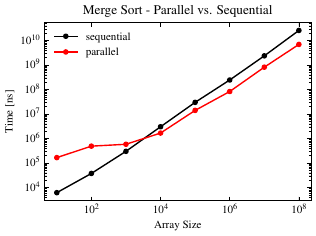

Python code for this plot:
import os
from pathlib import Path

import numpy as np
import scienceplots
from matplotlib import pyplot as plt

plt.style.use(["science", "ieee"])

methods = ["sequential", "parallel"]

OUTPUT = Path(__file__).parent / "output"

for method in methods:
    sizes = os.listdir(OUTPUT / method)
    means = [
        np.mean(
            [
                np.loadtxt(OUTPUT / method / size / run)[1]
                for run in os.listdir(OUTPUT / method / size)
                if run.endswith(".err")
            ]
        )
        for size in sizes
    ]
    plt.loglog(list(map(int, sizes)), means, ".-", label=method)

plt.title("Merge Sort - Parallel vs. Sequential")
plt.xlabel("Array Size")
plt.ylabel("Time [ns]")
plt.legend()

plt.tight_layout()
plt.savefig(Path(__file__).stem + ".pdf")
plt.show()
